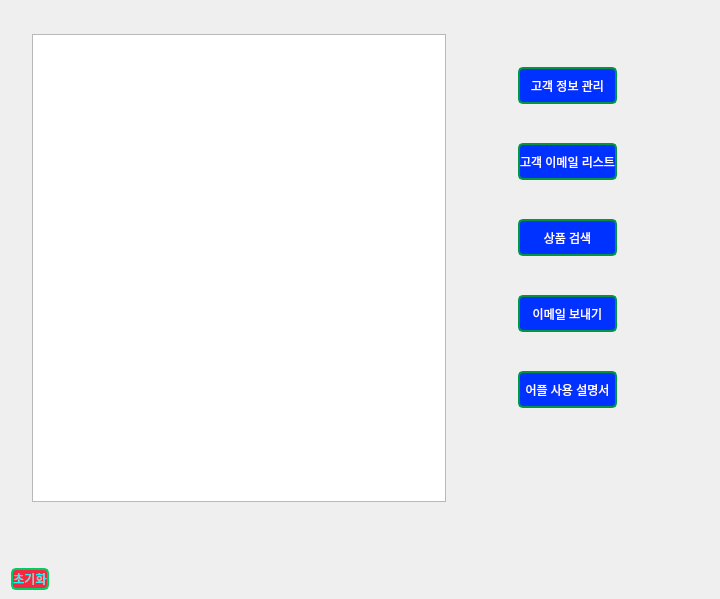
<?xml version="1.0" encoding="UTF-8"?>
<ui version="4.0">
 <class>MainWindow</class>
 <widget class="QMainWindow" name="MainWindow">
  <property name="geometry">
   <rect>
    <x>0</x>
    <y>0</y>
    <width>720</width>
    <height>599</height>
   </rect>
  </property>
  <property name="minimumSize">
   <size>
    <width>720</width>
    <height>599</height>
   </size>
  </property>
  <property name="windowTitle">
   <string>꿀딜러-AI04B</string>
  </property>
  <property name="windowIcon">
   <iconset>
    <normaloff>./아이콘1.png</normaloff>./아이콘1.png</iconset>
  </property>
  <property name="toolTip">
   <string/>
  </property>
  <property name="styleSheet">
   <string notr="true">
#centralwidget
{
	background:url(&quot;./main&quot;)
	
}</string>
  </property>
  <widget class="QWidget" name="centralwidget">
   <layout class="QGridLayout" name="gridLayout_2">
    <property name="leftMargin">
     <number>11</number>
    </property>
    <item row="0" column="1">
     <layout class="QGridLayout" name="gridLayout">
      <property name="leftMargin">
       <number>21</number>
      </property>
      <property name="topMargin">
       <number>25</number>
      </property>
      <property name="rightMargin">
       <number>53</number>
      </property>
      <property name="bottomMargin">
       <number>60</number>
      </property>
      <item row="0" column="0">
       <widget class="QTextBrowser" name="list">
        <property name="readOnly">
         <bool>true</bool>
        </property>
        <property name="openLinks">
         <bool>true</bool>
        </property>
       </widget>
      </item>
      <item row="0" column="1">
       <layout class="QVBoxLayout" name="verticalLayout">
        <property name="leftMargin">
         <number>66</number>
        </property>
        <property name="rightMargin">
         <number>41</number>
        </property>
        <property name="bottomMargin">
         <number>60</number>
        </property>
        <item>
         <widget class="QPushButton" name="pushButton">
          <property name="enabled">
           <bool>true</bool>
          </property>
          <property name="minimumSize">
           <size>
            <width>45</width>
            <height>37</height>
           </size>
          </property>
          <property name="baseSize">
           <size>
            <width>0</width>
            <height>0</height>
           </size>
          </property>
          <property name="styleSheet">
           <string notr="true">QPushButton{
		color: white;
	background-color:  rgb(0, 50, 255);
	border: 2px solid rgb(0, 150, 70);
	border-radius: 5px;
}
QPushButton:pressed { background-color:rgb(35, 200, 100) }
</string>
          </property>
          <property name="text">
           <string>고객 정보 관리</string>
          </property>
          <property name="checkable">
           <bool>false</bool>
          </property>
          <property name="checked">
           <bool>false</bool>
          </property>
         </widget>
        </item>
        <item>
         <widget class="QPushButton" name="pushButton_2">
          <property name="minimumSize">
           <size>
            <width>45</width>
            <height>37</height>
           </size>
          </property>
          <property name="styleSheet">
           <string notr="true">QPushButton{
		color: white;
	background-color:  rgb(0, 50, 255);
	border: 2px solid rgb(0, 150, 70);
	border-radius: 5px;
}
QPushButton:pressed { background-color:rgb(35, 200, 100) }
</string>
          </property>
          <property name="text">
           <string>고객 이메일 리스트</string>
          </property>
         </widget>
        </item>
        <item>
         <widget class="QPushButton" name="pushButton_3">
          <property name="minimumSize">
           <size>
            <width>45</width>
            <height>37</height>
           </size>
          </property>
          <property name="styleSheet">
           <string notr="true">QPushButton{
		color: white;
	background-color:  rgb(0, 50, 255);
	border: 2px solid rgb(0, 150, 70);
	border-radius: 5px;
}
QPushButton:pressed { background-color:rgb(35, 200, 100) }
</string>
          </property>
          <property name="text">
           <string>상품 검색</string>
          </property>
         </widget>
        </item>
        <item>
         <widget class="QPushButton" name="pushButton_4">
          <property name="minimumSize">
           <size>
            <width>45</width>
            <height>37</height>
           </size>
          </property>
          <property name="styleSheet">
           <string notr="true">QPushButton{
	color: white;
	background-color:  rgb(0, 50, 255);
	border: 2px solid rgb(0, 150, 70);
	border-radius: 5px;
}
QPushButton:pressed { background-color:rgb(35, 200, 100) }
</string>
          </property>
          <property name="text">
           <string>이메일 보내기</string>
          </property>
         </widget>
        </item>
        <item>
         <widget class="QPushButton" name="pushButton_6">
          <property name="minimumSize">
           <size>
            <width>45</width>
            <height>37</height>
           </size>
          </property>
          <property name="styleSheet">
           <string notr="true">QPushButton{
	color: white;
	background-color:  rgb(0, 50, 255);
	border: 2px solid rgb(0, 150, 70);
	border-radius: 5px;
}
QPushButton:pressed { background-color:rgb(35, 200, 100) }
</string>
          </property>
          <property name="text">
           <string>어플 사용 설명서</string>
          </property>
         </widget>
        </item>
       </layout>
      </item>
     </layout>
    </item>
    <item row="1" column="1">
     <widget class="QPushButton" name="pushButton_5">
      <property name="sizePolicy">
       <sizepolicy hsizetype="Maximum" vsizetype="Maximum">
        <horstretch>10</horstretch>
        <verstretch>3</verstretch>
       </sizepolicy>
      </property>
      <property name="minimumSize">
       <size>
        <width>10</width>
        <height>5</height>
       </size>
      </property>
      <property name="styleSheet">
       <string notr="true">QPushButton{
	
	color: rgb(0, 255, 255);
	background-color:  rgb(244, 41, 65);
	border: 2px solid rgb(0, 204, 100);
	border-radius: 5px;
}
QPushButton:pressed { background-color:rgb(35, 200, 100) }
</string>
      </property>
      <property name="text">
       <string>초기화</string>
      </property>
     </widget>
    </item>
   </layout>
  </widget>
 </widget>
 <resources/>
 <connections/>
</ui>
